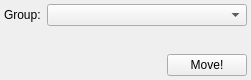
<?xml version="1.0" encoding="UTF-8"?>
<ui version="4.0">
 <class>MoveToGroupWidget</class>
 <widget class="QWidget" name="MoveToGroupWidget">
  <property name="geometry">
   <rect>
    <x>0</x>
    <y>0</y>
    <width>251</width>
    <height>80</height>
   </rect>
  </property>
  <property name="maximumSize">
   <size>
    <width>400</width>
    <height>80</height>
   </size>
  </property>
  <property name="windowTitle">
   <string>Move contact to group</string>
  </property>
  <layout class="QFormLayout" name="formLayout">
   <property name="margin">
    <number>4</number>
   </property>
   <item row="0" column="1">
    <widget class="QComboBox" name="groupComboBox"/>
   </item>
   <item row="2" column="1">
    <layout class="QHBoxLayout" name="horizontalLayout">
     <item>
      <spacer name="horizontalSpacer">
       <property name="orientation">
        <enum>Qt::Horizontal</enum>
       </property>
       <property name="sizeHint" stdset="0">
        <size>
         <width>40</width>
         <height>20</height>
        </size>
       </property>
      </spacer>
     </item>
     <item>
      <widget class="QPushButton" name="pushButton">
       <property name="maximumSize">
        <size>
         <width>100</width>
         <height>16777215</height>
        </size>
       </property>
       <property name="layoutDirection">
        <enum>Qt::LeftToRight</enum>
       </property>
       <property name="autoFillBackground">
        <bool>false</bool>
       </property>
       <property name="text">
        <string>Move!</string>
       </property>
      </widget>
     </item>
    </layout>
   </item>
   <item row="0" column="0">
    <widget class="QLabel" name="label">
     <property name="text">
      <string>Group:</string>
     </property>
    </widget>
   </item>
   <item row="1" column="1">
    <spacer name="verticalSpacer">
     <property name="orientation">
      <enum>Qt::Vertical</enum>
     </property>
     <property name="sizeHint" stdset="0">
      <size>
       <width>20</width>
       <height>40</height>
      </size>
     </property>
    </spacer>
   </item>
  </layout>
 </widget>
 <resources/>
 <connections/>
</ui>
